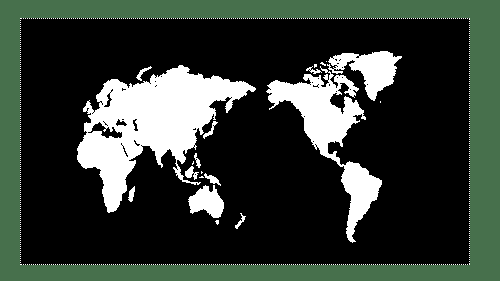
#> input picture images/world_map.png, 500 x 281 px
$ python contour.py
#> lines starting #> are read from the running program, lines starting #| are printed output that depends on the picture; after the words box and inside, x2 and y2 are one past the last pixel; in counts of white or black regions, pixels touching at a corner belong together
import numpy as np
import cv2


def contour():
    img = cv2.imread('images/world_map.png')
#> img is the input picture: shape (281, 500, 3); mean B, G, R 53.1, 60.7, 52.1
    imgray = cv2.cvtColor(img, cv2.COLOR_BGR2GRAY)
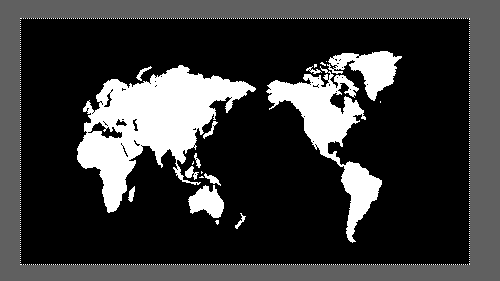
#> imgray: shape (281, 500); min 0, max 255, mean 57.3

    ret, thr = cv2.threshold(imgray, 127, 255, 0)
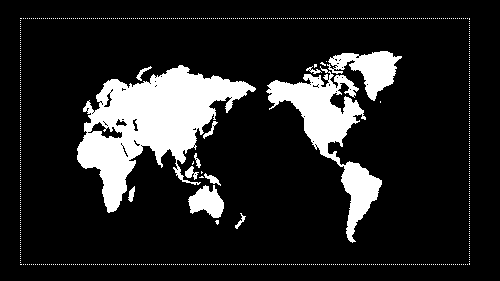
#> thr: shape (281, 500); 14.6% white; 713 white regions (701 under 20 px)
    contours, _ = cv2.findContours(thr, cv2.RETR_TREE, cv2.CHAIN_APPROX_SIMPLE)
#> contours = 775 contours, 758 with area under 20; largest, box (x1, y1, x2, y2) and area: (77, 65, 256, 213) 11204, (266, 66, 382, 243) 5212, (327, 51, 402, 101) 1579, (188, 185, 224, 218) 696, (87, 121, 123, 139) 266
    # print(len(cv2.findContours(thr, cv2.RETR_TREE, cv2.CHAIN_APPROX_SIMPLE)))

    cv2.drawContours(img, contours, -1, (0, 0, 255), 1)
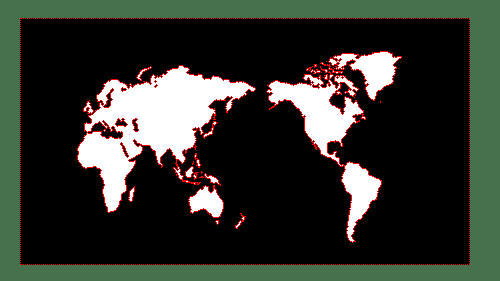
#> img: shape (281, 500, 3); 2.47% of pixels changed, all inside (x1, y1, x2, y2) = (20, 18, 470, 265)
    cv2.imshow('thresh', thr)
    cv2.imshow('contour', img)

    cv2.waitKey(0)
    cv2.destroyAllWindows()


contour()
